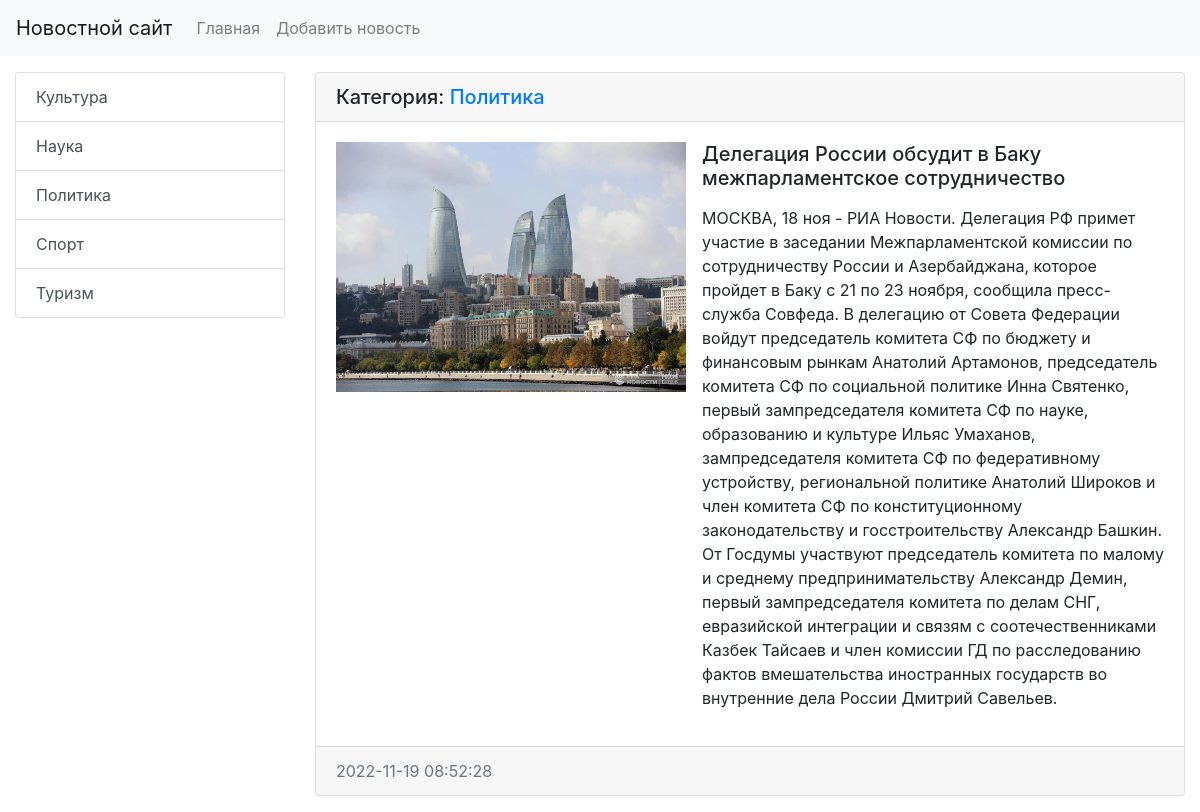
Page /news/11 on the committed database.
### news/models.py (models this page shows, shortened)
class Category(models.Model):
    title = models.CharField(max_length=150, db_index=True, verbose_name='Наименование категории')
    def get_absolute_url(self):
        return reverse('category', kwargs={'category_id': self.pk})
    class Meta:
        verbose_name = 'Категория'
        verbose_name_plural = 'Категории'
        ordering = ['title']

class News(models.Model):
    title = models.CharField(max_length=150, verbose_name='Наименование')
    content = models.TextField(blank=True, verbose_name='Контент')
    created_at = models.DateTimeField(auto_now_add=True, verbose_name='Дата публикации')
    updated_at = models.DateTimeField(auto_now=True, verbose_name='Дата изменения')
    photo = models.ImageField(upload_to='photos/%Y/%m/%d/', blank=True, verbose_name='Фото')
    is_published = models.BooleanField(default=True, verbose_name='Опубликовано')
    category = models.ForeignKey('Category', on_delete=models.PROTECT, null=True, verbose_name='Категория')
    class Meta:
        verbose_name = 'Новость'
        verbose_name_plural = 'Новости'
        ordering = ['-created_at']

### news/views.py (the view)
# urls.py: path('news/<int:news_id>', view_news, name='view_news')
def view_news(request, news_id):
    news_item = get_object_or_404(News, pk=news_id)
    return render(request, 'news/view_news.html', {'news_item': news_item})

### news/templatetags/news_tags.py (called while the page is built)
@register.simple_tag(name='get_list_categories')
def get_categories():
    return Category.objects.all()

### news/templates/news/view_news.html (shortened to what this page needs)
{% extends 'base.html' %}
{% block sidebar %}
    {% include 'inc/_sidebar.html' %}
{% endblock %}
{% block content %}
    <div class="card mb-3">
        <h5 class="card-header">Категория: <a href="{{ news_item.category.get_absolute_url }}">{{ news_item.category.title }}</a>
        </h5>
        <div class="card-body">
            <div class="media">
                {% if news_item.photo %}
                <img src="{{ news_item.photo.url }}" alt="" width="350" height="250" class="mr-3">
                {% else %}
                <img src="https://loremflickr.com/350/250" alt="" class="mr-3">
                {% endif %}
                <div class="media-body">
                    <h5 class="card-title">{{ news_item.title }}</h5>
                    <p class="card-text">{{ news_item.content|safe|linebreaks }}</p>
                </div>
            </div>
        </div>
        <div class="card-footer text-muted">
            {{ news_item.created_at|date:"Y-m-d H:i:s" }}
        </div>
    </div>
{% endblock %}

### templates/inc/_sidebar.html
{% load news_tags %}
<div class="list-group">
    {% get_list_categories as categories %}
    {% for item in categories %}
    <a href="{{ item.get_absolute_url }}" class="list-group-item list-group-item-action">{{ item.title }}</a>
    {% endfor %}
</div>

### rows in the picture
Category: title "Культура"
Category: title "Наука"
Category: title "Политика"
Category: title "Спорт"
Category: title "Туризм"
News: category "Политика", photo (picture), title "Делегация России обсудит в Баку межпарламентское сотрудничество", content "МОСКВА, 18 ноя - РИА Новости. Делегация РФ примет участие в заседании Межпарламентской комиссии по сотрудничеству России и Азербайджана, которое пройдет в Баку с 21 по 23 ноября, сообщила пресс-служба Совфеда. В делегацию от Совета Федерации войдут председатель комитета СФ по бюджету и финансовым рынкам Анатолий Артамонов, председатель комитета СФ по социальной политике Инна Святенко, первый зампредседателя комитета СФ по науке, образованию и культуре Ильяс Умаханов, зампредседателя комитета СФ по федеративному устройству, региональной политике Анатолий Широков и член комитета СФ по конституционному законодательству и госстроительству Александр Башкин. От Госдумы участвуют председатель…", created_at "2022-11-19 08:52:28"
